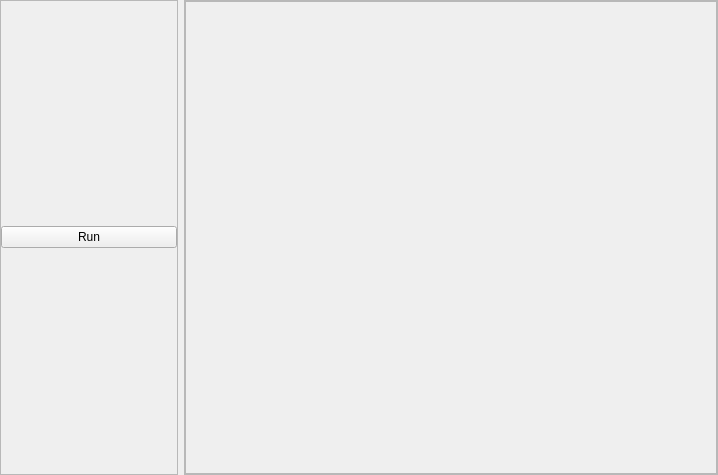
<?xml version="1.0" encoding="UTF-8"?>
<ui version="4.0">
    <class>MainWindow</class>
    <widget class="QMainWindow" name="MainWindow">
        <property name="geometry">
            <rect>
                <x>0</x>
                <y>0</y>
                <width>718</width>
                <height>475</height>
            </rect>
        </property>
        <property name="minimumSize">
            <size>
                <width>370</width>
                <height>0</height>
            </size>
        </property>
        <property name="maximumSize">
            <size>
                <width>16777215</width>
                <height>16777215</height>
            </size>
        </property>
        <property name="windowTitle">
            <string>DIY programs</string>
        </property>
        <widget class="QWidget" name="SCF2">
            <property name="styleSheet">
                <string notr="true"/>
            </property>
            <layout class="QHBoxLayout" name="horizontalLayout" stretch="1,3">
                <property name="margin">
                    <number>0</number>
                </property>
                <item>
                    <widget class="QFrame" name="frame">
                        <property name="frameShape">
                            <enum>QFrame::StyledPanel</enum>
                        </property>
                        <property name="frameShadow">
                            <enum>QFrame::Raised</enum>
                        </property>
                        <layout class="QVBoxLayout" name="WidgetLayout">
                            <property name="spacing">
                                <number>0</number>
                            </property>
                            <property name="margin">
                                <number>0</number>
                            </property>
                            <item>
                                <widget class="QPushButton" name="pushButton">
                                    <property name="toolTip">
                                        <string>run the code</string>
                                    </property>
                                    <property name="text">
                                        <string>Run</string>
                                    </property>
                                </widget>
                            </item>
                        </layout>
                    </widget>
                </item>
                <item>
                    <widget class="QScrollArea" name="scrollArea_4">
                        <property name="sizePolicy">
                            <sizepolicy hsizetype="Preferred" vsizetype="Preferred">
                                <horstretch>0</horstretch>
                                <verstretch>0</verstretch>
                            </sizepolicy>
                        </property>
                        <property name="maximumSize">
                            <size>
                                <width>16777215</width>
                                <height>16777215</height>
                            </size>
                        </property>
                        <property name="styleSheet">
                            <string notr="true"/>
                        </property>
                        <property name="widgetResizable">
                            <bool>true</bool>
                        </property>
                        <property name="alignment">
                            <set>Qt::AlignLeading|Qt::AlignLeft|Qt::AlignTop</set>
                        </property>
                        <widget class="QWidget" name="SCF1">
                            <property name="geometry">
                                <rect>
                                    <x>0</x>
                                    <y>0</y>
                                    <width>532</width>
                                    <height>473</height>
                                </rect>
                            </property>
                            <property name="styleSheet">
                                <string notr="true"/>
                            </property>
                            <property name="class" stdset="0">
                                <string>PeripheralCollectionInner</string>
                            </property>
                            <layout class="QGridLayout" name="gridLayout_5">
                                <property name="margin">
                                    <number>0</number>
                                </property>
                                <property name="spacing">
                                    <number>0</number>
                                </property>
                                <item row="0" column="0">
                                    <widget class="QFrame" name="frame_5">
                                        <property name="toolTip">
                                            <string>Widgets specific to detected sensors will be displayed
                                                here after you click the button below
                                            </string>
                                        </property>
                                        <property name="frameShape">
                                            <enum>QFrame::StyledPanel</enum>
                                        </property>
                                        <property name="frameShadow">
                                            <enum>QFrame::Raised</enum>
                                        </property>
                                        <layout class="QGridLayout" name="gridLayout_7">
                                            <property name="leftMargin">
                                                <number>0</number>
                                            </property>
                                            <property name="topMargin">
                                                <number>5</number>
                                            </property>
                                            <property name="rightMargin">
                                                <number>0</number>
                                            </property>
                                            <property name="bottomMargin">
                                                <number>0</number>
                                            </property>
                                            <property name="spacing">
                                                <number>5</number>
                                            </property>
                                            <item row="1" column="0">
                                                <layout class="QGridLayout" name="ExperimentLayout">
                                                    <property name="margin">
                                                        <number>5</number>
                                                    </property>
                                                    <property name="spacing">
                                                        <number>7</number>
                                                    </property>
                                                </layout>
                                            </item>
                                        </layout>
                                    </widget>
                                </item>
                            </layout>
                        </widget>
                    </widget>
                </item>
            </layout>
        </widget>
    </widget>
    <resources/>
    <connections>
        <connection>
            <sender>pushButton</sender>
            <signal>clicked()</signal>
            <receiver>MainWindow</receiver>
            <slot>run()</slot>
            <hints>
                <hint type="sourcelabel">
                    <x>462</x>
                    <y>462</y>
                </hint>
                <hint type="destinationlabel">
                    <x>467</x>
                    <y>490</y>
                </hint>
            </hints>
        </connection>
    </connections>
    <slots>
        <slot>run()</slot>
    </slots>
</ui>
